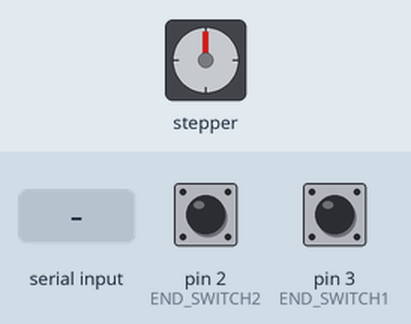
Simulated run of this sketch. Board: Arduino Leonardo, built with avr-gcc and run on an emulated ATmega32U4. On the bench: stepper motor. Wiring (inferred from the names in the program): stepper motor driver (200 steps per turn assumed): step pin 10; direction pin 16. The inputs (shaded band) are chosen by the test bench; at power-on: pin 2 (END_SWITCH2) LOW, pin 3 (END_SWITCH1) LOW.

Above: at 1.2 s.
1.3 s: "90,45\n" received over the second serial link
At 2.2 s:
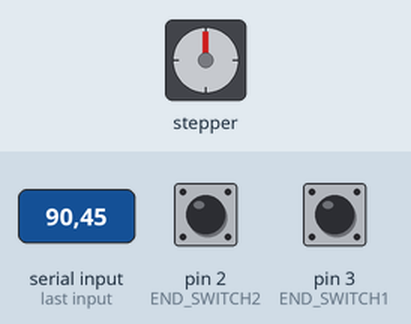
4.3 s: pin 2 (END_SWITCH2) pulled HIGH for 0.15 s
5.9 s: "30,150\n" received over the second serial link
At 6.6 s:
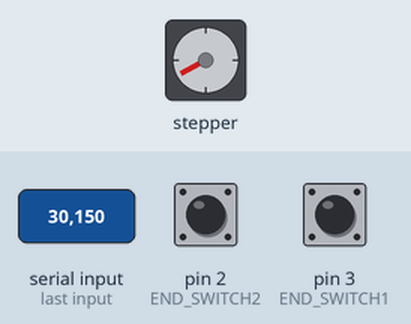
8.9 s: pin 3 (END_SWITCH1) pulled HIGH for 0.15 s
10.5 s: "90\n" received over the second serial link
At 11.1 s:
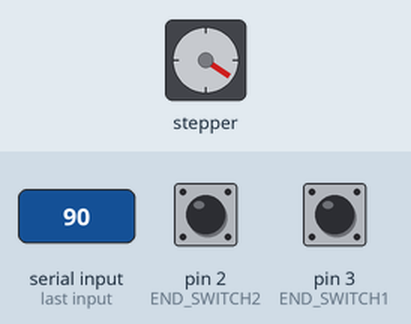
13.5 s: pin 2 (END_SWITCH2) pulled HIGH for 1 s
Timing chart, 0 to 16.5 s (numbered marks = the images above; inputs shaded):
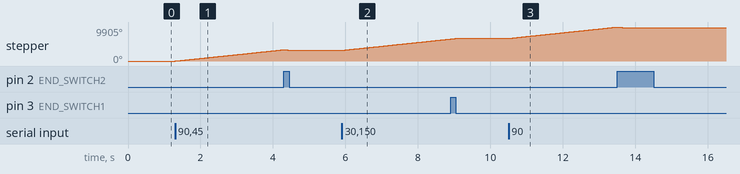

Measured:
- after the input at 1.3 s, stepper: keeps turning clockwise at about 1103°/s, starting at once
- after the input at 5.9 s, stepper: keeps turning clockwise at about 1103°/s, starting at once
- after the input at 10.5 s, stepper: keeps turning clockwise at about 1103°/s, starting at once

The sketch:

polygon_sat.ino
```cpp
#define STEP_PIN 10
#define DIR_PIN 16
#define POWER_ENABLE_PIN 14
#define END_SWITCH1 3
#define END_SWITCH2 2

#define LEFT_DIR 0
#define RIGHT_DIR 1

#define STEP_IN_ROTATION 200

int dir, rotation;
long steps, i;


void setup() {
  // put your setup code here, to run once:
  Serial1.begin(9600);
  pinMode(STEP_PIN, OUTPUT);
  pinMode(DIR_PIN, OUTPUT);
  pinMode(POWER_ENABLE_PIN, OUTPUT);

  digitalWrite(POWER_ENABLE_PIN, HIGH);
}

void loop() {
  // put your main code here, to run repeatedly:
  if (Serial1.available() > 0) {

    // max int 31072
    rotation = Serial1.readStringUntil('\n').toInt();

    if (rotation > 0) {
      move(RIGHT_DIR, rotation);
    }

    if (rotation < 0) {
      move(LEFT_DIR, abs(rotation));
    }

  }
}

void move(int dir, unsigned int rotation) {

  digitalWrite(POWER_ENABLE_PIN, LOW);
  digitalWrite(DIR_PIN, dir);

  steps = rotation * STEP_IN_ROTATION;

  doSteps(steps);

  digitalWrite(POWER_ENABLE_PIN, HIGH);

}

boolean isEndSwitch() {

  if (digitalRead(END_SWITCH1) == 1) {
    Serial1.println("END_SWITCH1 (Start)");
    rollBack(RIGHT_DIR);
    return true;
  }

  if (digitalRead(END_SWITCH2) == 1) {
    Serial1.println("END_SWITCH2 (Finish)");
    rollBack(LEFT_DIR);
    return true;
  }

  return false;
}

boolean isStopInSerial() {

  if (Serial1.available() > 0) {
    if (Serial1.readStringUntil('\n').toInt() == 0) {
      return true;
    }
  }

  return false;

}

void rollBack(int dir) {

  digitalWrite(DIR_PIN, dir);
  for (i = 0; i <= 100; i++) {
    doStep();
  }
}

void doSteps(long steps) {

  for (i = 0; i <= steps; i++) {

    if (isEndSwitch()) {
      return;
    }

    if (isStopInSerial()) {
      return;
    }

    doStep();

  }

  Serial1.println("STOP");

}

void doStep() {

  digitalWrite(STEP_PIN, HIGH);
  delayMicroseconds(800);
  digitalWrite(STEP_PIN, LOW);
  delayMicroseconds(800);

}
```
